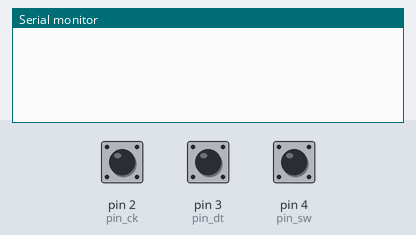
Bench run of a sketch on a simulated Arduino Uno, built with avr-gcc and run on an emulated ATmega328P. On the bench: the last lines printed to the serial monitor. Inputs (shaded band) come from the test bench; at power-on: pin 2 (pin_ck) LOW, pin 4 (pin_sw) HIGH, pin 3 (pin_dt) HIGH.

Above: at 1.2 s.
1.3 s: pin 2 (pin_ck) driven HIGH
At 1.7 s:
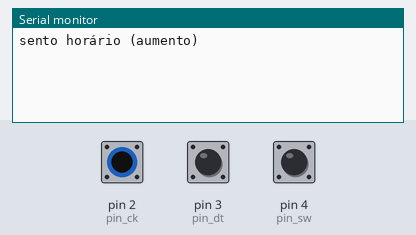
2.8 s: pin 4 (pin_sw) pulled LOW for 0.15 s
At 3.5 s:
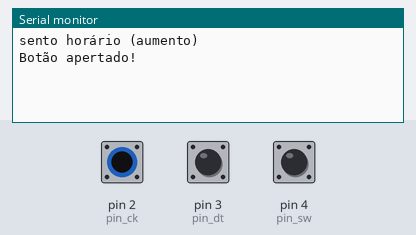
4.4 s: pin 2 (pin_ck) driven LOW
At 5.2 s:
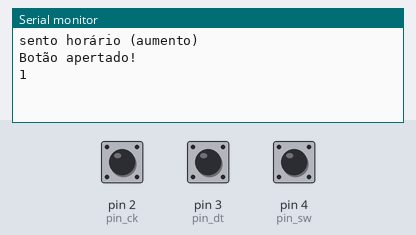
5.9 s: pin 2 (pin_ck) pulsed HIGH 2 times (0.12 s each, 0.3 s apart)
At 6.17 s:
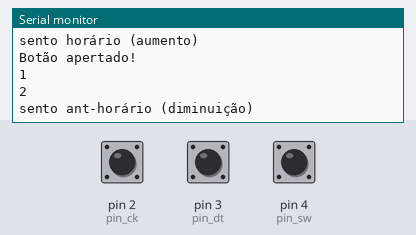

The sketch:

enconder.ino
```cpp
int pin_ck = 2;
int pin_dt = 3;
int pin_sw = 4;

int flag = 0;
int last_signal = 0;
int signal_clock = 0;
int tooth_counter = 0;

void setup() {
  // put your setup code here, to run once:
  Serial.begin(9600);

  pinMode(pin_ck,INPUT);
  pinMode(pin_dt,INPUT);
  pinMode(pin_sw,INPUT_PULLUP);

  last_signal = digitalRead(pin_ck);
}

void loop() {

  signal_clock = digitalRead(pin_ck);

  if((signal_clock != last_signal) && (flag == 0))
  {
    if(digitalRead(pin_dt) == signal_clock)
    {
      Serial.println("sento horário (aumento)");
      flag = 1;
    }
    else
    {
      Serial.println("sento ant-horário (diminuição)");
      flag = 1;
    }
  }
  else
  {
    if(signal_clock != last_signal)
    {
      tooth_counter++;

      Serial.println(tooth_counter);
      if(tooth_counter == 2)
      {
        tooth_counter=0;
        flag = 0;
      }
    }
  }

  if(digitalRead(pin_sw) == LOW)
  {
      while(digitalRead(pin_sw) == LOW){}
      Serial.println("Botão apertado!");
  }

  last_signal = signal_clock;
}
```

Measured:
- after the input at 1.3 s, the serial monitor: prints a new line at once (image 1)
- after the input at 2.8 s, the serial monitor: prints a new line after 0.15 s (image 2)
- after the input at 4.4 s, the serial monitor: prints a new line at once (image 3)
- after the input at 5.9 s, the serial monitor: prints a new line at once (image 4)
